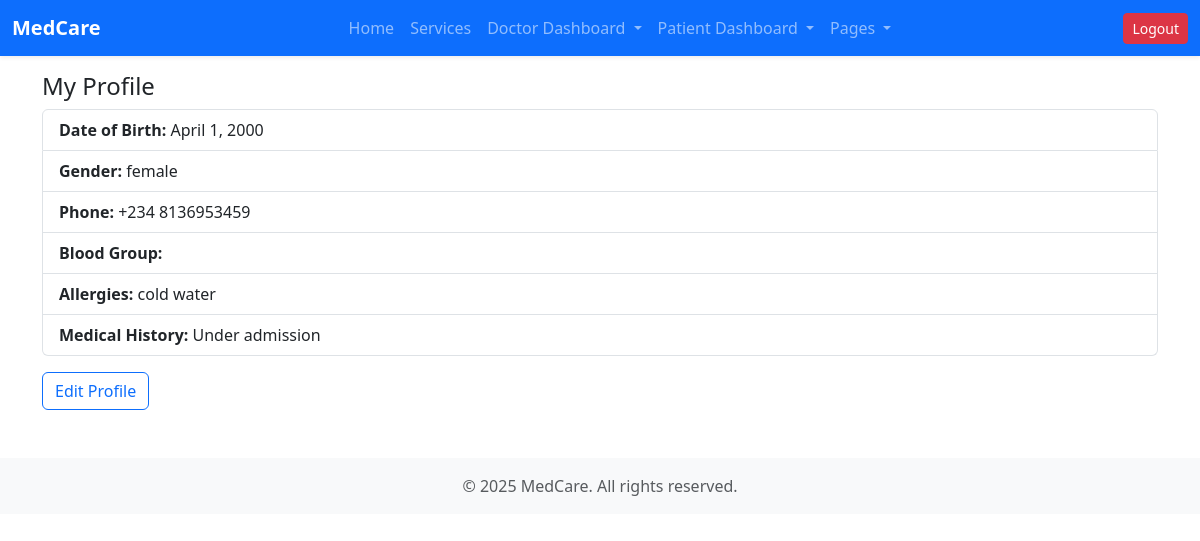
The app's page /patients/profile/ (signed in) with its own data.
### patients/models.py (models this page shows, shortened)
class PatientProfile(models.Model):
    user = models.OneToOneField(settings.AUTH_USER_MODEL, on_delete=models.CASCADE, related_name='patient_profile')
    date_of_birth = models.DateField(null=True, blank=True)
    gender = models.CharField(max_length=10, choices=GENDER_CHOICES, null=True, blank=True)
    phone = models.CharField(max_length=20, blank=True)
    address = models.TextField(blank=True)
    blood_group = models.CharField(max_length=5, blank=True)
    allergies = models.TextField(blank=True)
    medical_history = models.TextField(blank=True)

### patients/views.py (the view)
# urls.py: path('profile/', views.profile_view, name='doctor-profile'),
@login_required
def profile_view(request):
    profile = request.user.patient_profile
    return render(request, 'patients/profile_view.html', {'profile': profile})

### patients/templates/patients/profile_view.html
{% extends 'base.html' %}
{% block content %}
<div class="page-wrapper">
    <div class="content">
        <h4 class="page-title">My Profile</h4>
        <ul class="list-group">
            <li class="list-group-item"><strong>Date of Birth:</strong> {{ profile.date_of_birth }}</li>
            <li class="list-group-item"><strong>Gender:</strong> {{ profile.gender }}</li>
            <li class="list-group-item"><strong>Phone:</strong> {{ profile.phone }}</li>
            <li class="list-group-item"><strong>Blood Group:</strong> {{ profile.blood_group }}</li>
            <li class="list-group-item"><strong>Allergies:</strong> {{ profile.allergies }}</li>
            <li class="list-group-item"><strong>Medical History:</strong> {{ profile.medical_history }}</li>
        </ul>
        <a href="{% url 'profile-edit' %}" class="btn btn-outline-primary mt-3">Edit Profile</a>
    </div>
</div>
{% endblock %}

### records on screen
PatientProfile: date_of_birth "April 1, 2000", gender "female", phone "+234 8136953459", allergies "cold water", medical_history "Under admission"
